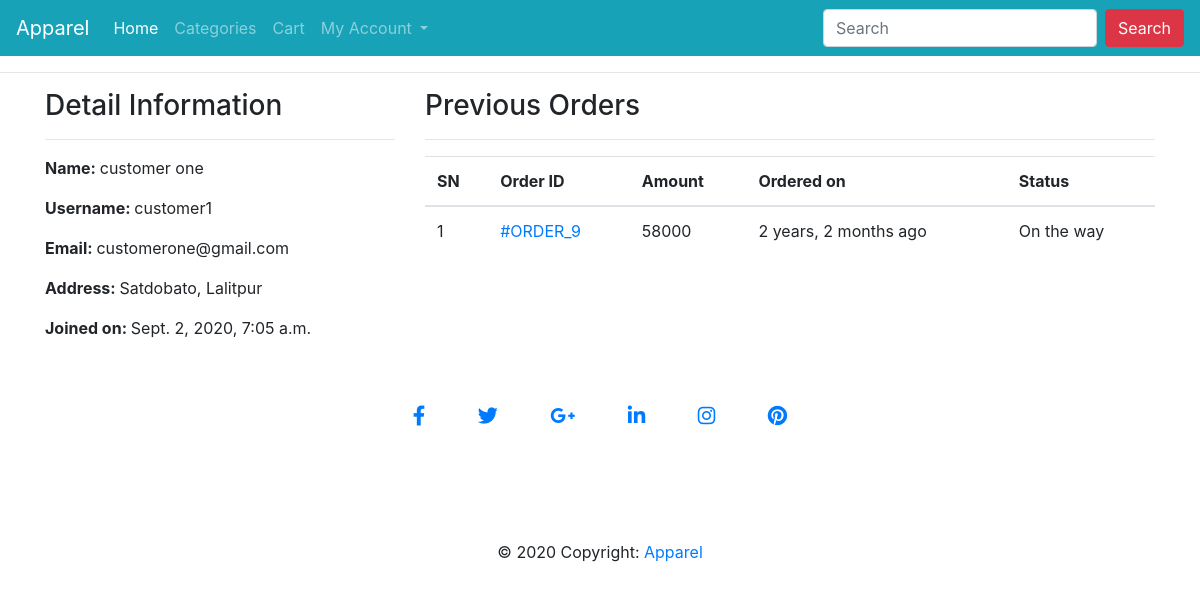
Page /profile/ (signed in) on the committed database.
### ecomapp/models.py (models this page shows, shortened)
class Customer(models.Model):
    user = models.OneToOneField(User, on_delete=models.CASCADE)
    full_name = models.CharField(max_length=200)
    address = models.CharField(max_length=200, null=True, blank=True)
    joined_on = models.DateTimeField(auto_now_add=True)

class Order(models.Model):
    cart = models.OneToOneField(Cart, on_delete=models.CASCADE)
    ordered_by = models.CharField(max_length=200)
    shipping_address = models.CharField(max_length=200)
    mobile = models.CharField(max_length=10)
    email = models.EmailField(null=True, blank=True)
    subtotal = models.PositiveIntegerField()
    discount = models.PositiveIntegerField()
    total = models.PositiveIntegerField()
    order_status = models.CharField(max_length=50, choices=ORDER_STATUS)
    created_at = models.DateTimeField(auto_now_add=True)
    payment_method = models.CharField(
        max_length=20, choices=METHOD, default="Cash On Delivery")
    payment_completed = models.BooleanField(
        default=False, null=True, blank=True)

### ecomapp/views.py (the view)
# urls.py: path("profile/", CustomerProfileView.as_view(), name="customerprofile"),
class CustomerProfileView(TemplateView):
    template_name = "customerprofile.html"
    def dispatch(self, request, *args, **kwargs):
        if request.user.is_authenticated and Customer.objects.filter(user=request.user).exists():
            pass
        else:
            return redirect("/login/?next=/profile/")
        return super().dispatch(request, *args, **kwargs)
    def get_context_data(self, **kwargs):
        context = super().get_context_data(**kwargs)
        customer = self.request.user.customer
        context['customer'] = customer
        orders = Order.objects.filter(cart__customer=customer).order_by("-id")
        context["orders"] = orders
        return context

### templates/customerprofile.html (shortened to what this page needs)
{% extends 'base.html' %}
{% block content %}
<div class="container">
    <div class="row">
        <div class="col-md-4">
            <h3>Detail Information</h3><hr>
            <p><span class="font-weight-bold">Name: </span> {{customer.full_name}}</p>
            <p><span class="font-weight-bold">Username: </span> {{customer.user.username}}</p>
            <p><span class="font-weight-bold">Email: </span> {{customer.user.email}}</p>
            <p><span class="font-weight-bold">Address: </span> {{customer.address}}</p>
            <p><span class="font-weight-bold">Joined on: </span> {{customer.joined_on}}</p>
        </div>
        {% if orders %}
            <div class="col-md-8">
                <h3>Previous Orders</h3>
                <hr>
                <table class="table">
                    <thead>
                        <tr>
                            <th>SN</th>
                            <th>Order ID</th>
                            <th>Amount</th>
                            <th>Ordered on</th>
                            <th>Status</th>
                        </tr>
                    </thead>
                    <tbody>
                        {% for ord in orders %}
                        <tr>
                            <td>{{forloop.counter}}</td>
                            <td><a href="{% url 'ecomapp:customerorderdetail' ord.pk %}"> #ORDER_{{ord.id}}</a></td>
                            <td>{{ord.total}}</td>
                            <td>{{ord.created_at|timesince}} ago</td>
                            <td>{{ord.order_status}}</td>
                        </tr>
                        {% endfor %}
                    </tbody>
                </table>
            </div>
        {% endif %}
    </div>
</div>
{% endblock %}

### rows in the picture
Customer: full_name "customer one", user.username "customer1", user.email "customerone@gmail.com", address "Satdobato, Lalitpur", joined_on "Sept. 2, 2020, 7:05 a.m."
Order: id "9", total "58000", created_at "2 years, 2 months", order_status "On the way"
